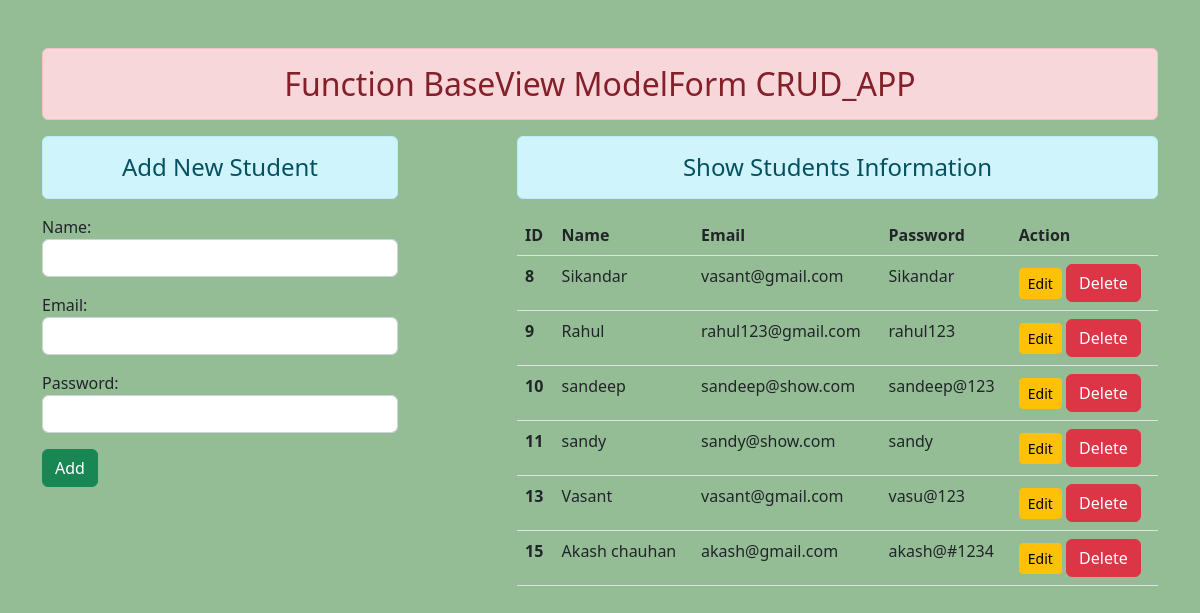
The page / on the database its author committed.
### enroll/models.py (models this page shows)
class User(models.Model):
    name = models.CharField(max_length=90)
    email = models.EmailField (max_length=100)
    password = models.CharField(max_length=100)

### enroll/views.py (the view)
# urls.py: path('',views.add_show, name="addandshow"),
def add_show(request):
    if request.method == 'POST':
        fm = StudentRegistrations(request.POST)
        if fm.is_valid():
            nm = fm.cleaned_data['name']
            em = fm.cleaned_data['email']
            pw = fm.cleaned_data['password']
            reg = User(name=nm,email=em,password=pw)
            reg.save()
            fm = StudentRegistrations()
    else:
        fm = StudentRegistrations()
    Stud = User.objects.all()
    return render(request, 'enroll/addandshow.html',{'form':fm,'stu':Stud})

### enroll/forms.py
class StudentRegistrations(forms.ModelForm):
    class Meta:
        model = User
        fields = ['name','email','password']
        widgets = {
            'name': forms.TextInput(attrs={'class':'form-control'}),
            'email': forms.EmailInput(attrs={'class':'form-control'}),
            'password': forms.PasswordInput(render_value =True ,attrs={'class':'form-control'}),
        }

### enroll/templates/enroll/addandshow.html (shortened to what this page needs)
{% extends 'enroll/base.html' %}
{% block content %}
<div class="row">
<div class="col-sm-4">
<h4 class="text-center alert alert-info"> Add New Student</h4>
<form action="" method="POST">
{{form.as_p}}
<input type="submit" class="btn btn-success" value="Add">
</form>
</div>
<div class="col-sm-7 offset-1">
    <h4 class="text-center alert alert-info"> Show Students Information</h4>
    {% if stu %}
        <table class="table table-hover">
            <thead>
            <tr>
                <th scope="col">ID</th>
                <th scope="col">Name</th>
                <th scope="col">Email</th>
                <th scope="col">Password</th>
                <th scope="col">Action</th>
            </tr>
            </thead>
            <tbody>
                {% for st in stu %}
                <tr>
                <th scope="row">{{st.id}}</th>
                <td>{{st.name}}</td>
                <td>{{st.email}}</td>
                <td>{{st.password}}</td>
                <td>
                <a href="{% url 'updatedata' st.id %}" class="btn btn-warning btn-sm">Edit</a>
                <form action="{% url 'deletedata' st.id %}"
                 method="post" class="d-inline">{% csrf_token %}
                 <input type="submit" class="btn btn-danger" value="Delete">
                </form>
                </td>
            </tr>
            {% endfor %}
            </tbody>
        </table>
    {% else %}
    <h4 class="text-center alert alert-warning"> No Recoreds </h4>
    {% endif %}
</div>
</div>
{% endblock content %}

### enroll/templates/enroll/base.html (shortened to what this page needs)
<!DOCTYPE html>
{% load static %}
<html lang="en">
<head>
  <link rel="stylesheet" href= "{% static 'enroll/css/bootstrap.css' %}">
</head>
<body style="background-color:rgb(149, 189, 149)">
 <div class="container mt-5">
    <h2 class="text-center alert alert-danger">
    Function BaseView
    ModelForm CRUD_APP
    </h2>
    {% block content %}
    {% endblock content %}
 </div>
 </body>
</html>

### rows shown on the page
User: id "8", name "Sikandar", email "vasant@gmail.com", password "Sikandar"
User: id "9", name "Rahul", email "rahul123@gmail.com", password "rahul123"
User: id "10", name "sandeep", email "sandeep@show.com", password "sandeep@123"
User: id "11", name "sandy", email "sandy@show.com", password "sandy"
User: id "13", name "Vasant", email "vasant@gmail.com", password "vasu@123"
User: id "15", name "Akash chauhan", email "akash@gmail.com", password "akash@#1234"
